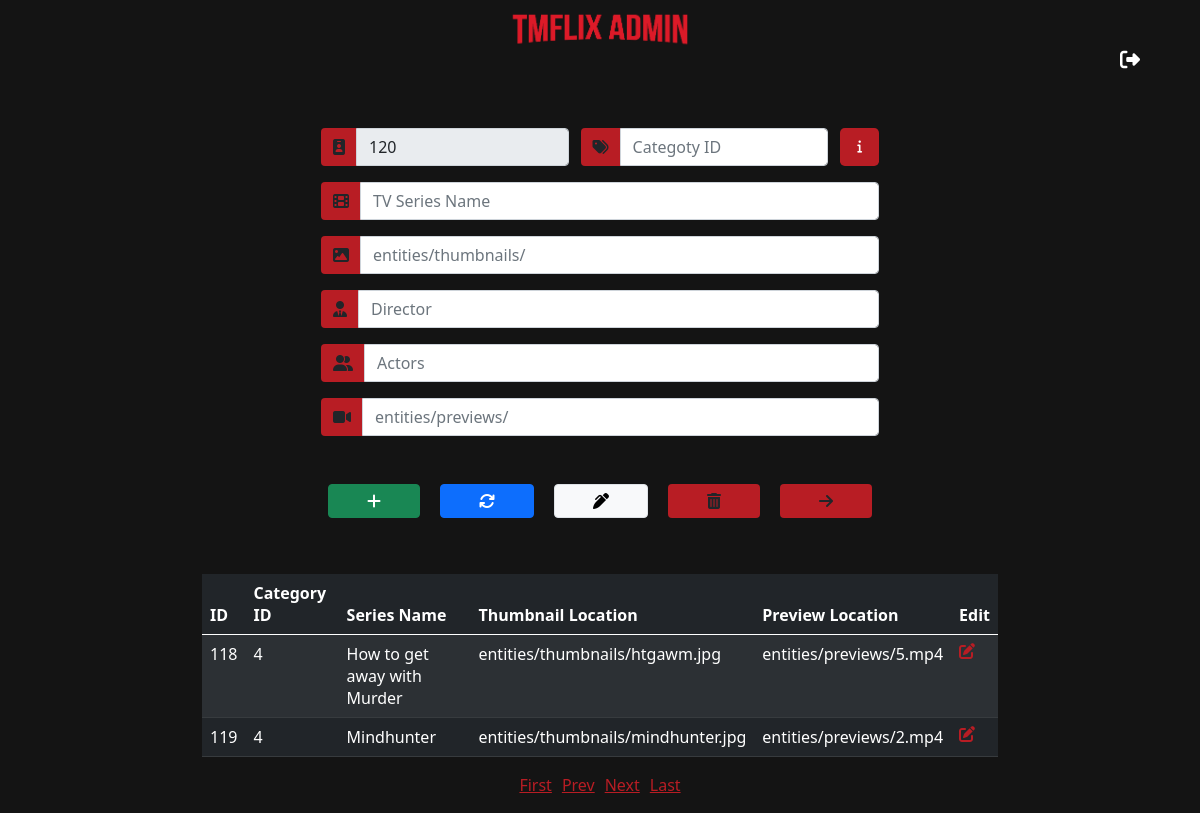
Screenshot of /adminPage.php?pageno=6 with the database file from the repository.
### tables this page shows
CREATE TABLE `entities` (
  `id` int(11) NOT NULL,
  `name` varchar(250) NOT NULL,
  `thumbnail` varchar(250) NOT NULL,
  `preview` varchar(250) NOT NULL,
  `categoryId` int(11) NOT NULL
);

### adminPage.php (the view, shortened to what this page needs)
<?php
require_once("includes/classes/component.php");
require_once("includes/adminNavBar.php");
?>
<!DOCTYPE html>
<html>
<head>
	<link href="https://cdn.jsdelivr.net/npm/bootstrap@5.0.2/dist/css/bootstrap.min.css" rel="stylesheet">
	<link rel="stylesheet" type="text/css" href="assets/style/adminStyle.css">
</head>
<body>
	<div class="wrapper">
	<main class="mainContainer">
		<div class="container text-center">
			<div class="d-flex justify-content-center">
				<form action="" method="post" class="w-50">
					<div class="d-flex justify-content-center">
						<div class="row py-2">
							<div class="col colId">
							</div>
							<div class="col">
							</div>
							<div class="col2">
								<a class="btn btn-lg btn-dangers pop" data-toggle="popover" data-htmlcontent='#myPopoverContent'><i class="fas fa-info"></i>
								</a>
							</div>
						</div>
					</div>
					<div class="py-2">
					</div>
					<div class="pt-2">
					</div>
					<div class="py-0">
					</div>
					<div class="py-0">
					</div>
					<div class="pb-2">
					</div>
					<div class="d-flex justify-content-center">
					</div>
				</form>
			</div>
			<?php
				if (isset($_GET['pageno'])) {
                    $pageno = $_GET['pageno'];
                } else {
                    $pageno = 1;
                }
                $no_of_records_per_page = 10;
                $offset = ($pageno-1) * $no_of_records_per_page;
			 ?>
			<div class="d-flex table-data justify-content-center">
                <table class="table table-striped table-dark">
                    <thead class="thead-dark">
                        <tr>
                            <th>ID</th>
                            <th>Category ID</th>
                            <th>Series Name</th>
                            <th>Thumbnail Location</th>
                            <th>Preview Location</th>
                            <th>Edit</th>
                        </tr>
                    </thead>
                    <tbody id="tbody">
                        <?php
                                $conn=mysqli_connect("localhost","root","","tmflix");
                                $total_pages_sql = "SELECT COUNT(*) FROM entities";
                                $resultPage = mysqli_query($conn,$total_pages_sql);
                                $total_rows = mysqli_fetch_array($resultPage)[0];
                                $total_pages = ceil($total_rows / $no_of_records_per_page);
                                $sql = "SELECT * FROM entities LIMIT $offset, $no_of_records_per_page";
                                $res_data = mysqli_query($conn,$sql);
                                if($res_data){
                                    while($row = mysqli_fetch_assoc($res_data)){?>
                                        <tr>
                                            <td data-id="<?php echo $row['id']; ?>"><?php echo $row['id']; ?></td>
                                            <td data-id="<?php echo $row['id']; ?>"><?php echo $row['categoryId']; ?></td>
                                            <td data-id="<?php echo $row['id']; ?>"><?php echo $row['name']; ?></td>
                                            <td data-id="<?php echo $row['id']; ?>"><?php echo $row['thumbnail']; ?></td>
                                            <td data-id="<?php echo $row['id']; ?>"><?php echo $row['preview']; ?></td>
                                            <td><i class="fas fa-edit btnedit" data-id="<?php echo $row['id']; ?>"></i></td>
                                        </tr>
                            <?php
                                    }
                                }
                        ?>
                    </tbody>
                </table>
            </div>
            <div class="paginationMain">
            	<ul class="pagination">
			        <li><a href="?pageno=1">First</a></li>
			        <li class="<?php if($pageno <= 1){ echo 'disabled'; } ?>">
			            <a href="<?php if($pageno <= 1){ echo '#'; } else { echo "?pageno=".($pageno - 1); } ?>">Prev</a>
			        </li>
			        <li class="<?php if($pageno >= $total_pages){ echo 'disabled'; } ?>">
			            <a href="<?php if($pageno >= $total_pages){ echo '#'; } else { echo "?pageno=".($pageno + 1); } ?>">Next</a>
			        </li>
			        <li><a href="?pageno=<?php echo $total_pages; ?>">Last</a></li>
		    	</ul>
            </div>
		</div>
	</main>
</div>
</body>
</html>

### assets/style/adminStyle.css (style rules this page uses)
.wrapper { min-width: 1050px; min-height: 100%; background-color: #141414; }
.paginationMain { display: flex; justify-content: center; }
.paginationMain li { padding-right: 5; padding-left: 5; }
.paginationMain li a { color: #b81d24 }
.colId { padding: initial; }
.row.py-2 { margin: inherit; width: -webkit-fill-available; }
.col2 { display: contents; }
.btn-dangers.pop { margin: inherit; font-size: small; color: white; }
.btn-dangers.pop .fa-info { line-height: inherit; }
.btn-dangers { background-color: #b81d24; }
.mainContainer { padding-top: 10%; }
.d-flex table { margin: 1em 10em; }
table .btnedit { color: #b81d24; cursor: pointer; }

### rows the page displays
entities: id "118", categoryId "4", name "How to get away with Murder", thumbnail "entities/thumbnails/htgawm.jpg", preview "entities/previews/5.mp4"
entities: id "119", categoryId "4", name "Mindhunter", thumbnail "entities/thumbnails/mindhunter.jpg", preview "entities/previews/2.mp4"
